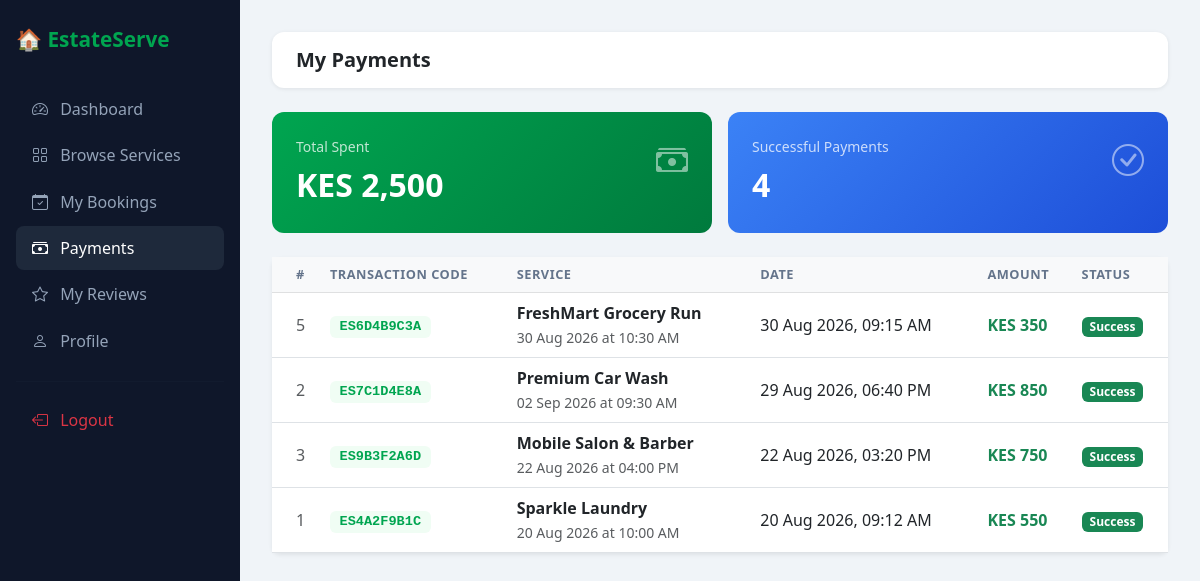
/resident/payments.php (signed in), run on the app's committed database.
### tables this page shows
CREATE TABLE payments (
    id               INT AUTO_INCREMENT PRIMARY KEY,
    booking_id       INT NOT NULL,
    resident_id      INT NOT NULL,
    amount           DECIMAL(10,2) NOT NULL,
    phone            VARCHAR(30) NOT NULL,
    transaction_code VARCHAR(50) NOT NULL,
    status           ENUM('success','pending','failed') NOT NULL DEFAULT 'success',
    paid_at          TIMESTAMP NOT NULL DEFAULT CURRENT_TIMESTAMP,
    CONSTRAINT fk_payments_booking  FOREIGN KEY (booking_id)
        REFERENCES bookings(id) ON DELETE CASCADE,
    CONSTRAINT fk_payments_resident FOREIGN KEY (resident_id)
        REFERENCES users(id)    ON DELETE CASCADE
);

CREATE TABLE services (
    id          INT AUTO_INCREMENT PRIMARY KEY,
    name        VARCHAR(150) NOT NULL,
    category    ENUM('laundry','car_washing','grocery','house_cleaning',
                     'plumbing','food_delivery','salon') NOT NULL,
    description TEXT,
    price       DECIMAL(10,2) NOT NULL DEFAULT 0,
    provider_id INT NULL,
    status      ENUM('available','unavailable') NOT NULL DEFAULT 'available',
    created_at  TIMESTAMP NOT NULL DEFAULT CURRENT_TIMESTAMP,
    CONSTRAINT fk_services_provider FOREIGN KEY (provider_id)
        REFERENCES users(id) ON DELETE SET NULL
);

CREATE TABLE bookings (
    id           INT AUTO_INCREMENT PRIMARY KEY,
    resident_id  INT NOT NULL,
    service_id   INT NOT NULL,
    provider_id  INT NULL,
    booking_date DATE NOT NULL,
    booking_time TIME NOT NULL,
    address      VARCHAR(255) NOT NULL,
    notes        TEXT,
    status       ENUM('pending','confirmed','in_progress','completed','cancelled')
                 NOT NULL DEFAULT 'pending',
    created_at   TIMESTAMP NOT NULL DEFAULT CURRENT_TIMESTAMP,
    CONSTRAINT fk_bookings_resident FOREIGN KEY (resident_id)
        REFERENCES users(id)    ON DELETE CASCADE,
    CONSTRAINT fk_bookings_service  FOREIGN KEY (service_id)
        REFERENCES services(id) ON DELETE CASCADE,
    CONSTRAINT fk_bookings_provider FOREIGN KEY (provider_id)
        REFERENCES users(id)    ON DELETE SET NULL
);

### resident/payments.php (the view, shortened to what this page needs)
<?php
require_once '../includes/db.php';
$user_id = $_SESSION['user_id'];
$payments = $pdo->prepare("
    SELECT p.*, s.name AS service, b.booking_date, b.booking_time
    FROM payments p
    JOIN bookings b ON p.booking_id = b.id
    JOIN services s ON b.service_id = s.id
    WHERE p.resident_id = ?
    ORDER BY p.paid_at DESC
");
$payments->execute([$user_id]);
$payments = $payments->fetchAll();
$total_spent = $pdo->prepare("SELECT COALESCE(SUM(amount),0) FROM payments WHERE resident_id = ? AND status = 'success'");
$total_spent->execute([$user_id]);
$total_spent = $total_spent->fetchColumn();
$total_count = $pdo->prepare("SELECT COUNT(*) FROM payments WHERE resident_id = ? AND status = 'success'");
$total_count->execute([$user_id]);
$total_count = $total_count->fetchColumn();
?>
<!DOCTYPE html>
<html lang="en">
<head>
  <link href="https://cdn.jsdelivr.net/npm/bootstrap@5.3.0/dist/css/bootstrap.min.css" rel="stylesheet">
  <link href="https://cdn.jsdelivr.net/npm/bootstrap-icons@1.10.5/font/bootstrap-icons.css" rel="stylesheet">
</head>
<body>
<div class="sidebar">
  <span class="brand">🏠 EstateServe</span>
  <nav class="nav flex-column">
    <a href="dashboard.php" class="nav-link"><i class="bi bi-speedometer2"></i> Dashboard</a>
    <a href="services.php"  class="nav-link"><i class="bi bi-grid"></i> Browse Services</a>
    <a href="bookings.php"  class="nav-link"><i class="bi bi-calendar-check"></i> My Bookings</a>
    <a href="payments.php"  class="nav-link active"><i class="bi bi-cash-stack"></i> Payments</a>
    <a href="reviews.php"   class="nav-link"><i class="bi bi-star"></i> My Reviews</a>
    <a href="profile.php"   class="nav-link"><i class="bi bi-person"></i> Profile</a>
    <hr style="border-color:#1e293b">
    <a href="../logout.php" class="nav-link text-danger"><i class="bi bi-box-arrow-left"></i> Logout</a>
  </nav>
</div>
<div class="main">
  <div class="topbar">
    <h5 class="mb-0 fw-bold">My Payments</h5>
  </div>
  <div class="row g-3 mb-4">
    <div class="col-md-6">
      <div class="stat-card" style="background:linear-gradient(135deg,#00A550,#007a3d)">
        <div class="d-flex justify-content-between align-items-start">
          <div>
            <div class="opacity-75 small mb-1">Total Spent</div>
            <div class="fs-2 fw-bold">KES <?= number_format($total_spent, 0) ?></div>
          </div>
          <i class="bi bi-cash-stack fs-2 opacity-50"></i>
        </div>
      </div>
    </div>
    <div class="col-md-6">
      <div class="stat-card" style="background:linear-gradient(135deg,#3b82f6,#1d4ed8)">
        <div class="d-flex justify-content-between align-items-start">
          <div>
            <div class="opacity-75 small mb-1">Successful Payments</div>
            <div class="fs-2 fw-bold"><?= $total_count ?></div>
          </div>
          <i class="bi bi-check-circle fs-2 opacity-50"></i>
        </div>
      </div>
    </div>
  </div>
  <div class="card border-0 shadow-sm rounded-3">
    <div class="card-body p-0">
      <?php if (empty($payments)): ?>
        <div class="text-center py-5 text-muted">
          <i class="bi bi-receipt fs-1 d-block mb-3"></i>
          <h5>No payments yet</h5>
          <p>Your payment history will appear here.</p>
          <a href="services.php" class="btn btn-success px-4">Book a Service</a>
        </div>
      <?php else: ?>
      <div class="table-responsive">
        <table class="table table-hover align-middle mb-0">
          <thead class="table-light">
            <tr>
              <th class="ps-4">#</th>
              <th>Transaction Code</th>
              <th>Service</th>
              <th>Date</th>
              <th>Amount</th>
              <th>Status</th>
            </tr>
          </thead>
          <tbody>
            <?php foreach ($payments as $p): ?>
            <tr>
              <td class="ps-4 text-muted"><?= $p['id'] ?></td>
              <td><span class="txn-code"><?= $p['transaction_code'] ?></span></td>
              <td>
                <div class="fw-semibold"><?= htmlspecialchars($p['service']) ?></div>
                <small class="text-muted">
                  <?= date('d M Y', strtotime($p['booking_date'])) ?>
                  at <?= date('h:i A', strtotime($p['booking_time'])) ?>
                </small>
              </td>
              <td><?= date('d M Y, h:i A', strtotime($p['paid_at'])) ?></td>
              <td class="fw-bold text-success">KES <?= number_format($p['amount'], 0) ?></td>
              <td>
                <?php if ($p['status'] === 'success'): ?>
                  <span class="badge bg-success px-2 py-1">Success</span>
                <?php elseif ($p['status'] === 'pending'): ?>
                  <span class="badge bg-warning text-dark px-2 py-1">Pending</span>
                <?php else: ?>
                  <span class="badge bg-danger px-2 py-1">Failed</span>
                <?php endif; ?>
              </td>
            </tr>
            <?php endforeach; ?>
          </tbody>
        </table>
      </div>
      <?php endif; ?>
    </div>
  </div>
</div>
</body>
</html>

### resident/payments.php (style rules this page uses)
body { background: #f0f4f8; }
.sidebar { background: #0f172a; min-height: 100vh; width: 240px; position: fixed; top: 0; left: 0; padding: 1.5rem 1rem; }
.sidebar .brand { color: #00A550; font-weight: 700; font-size: 1.3rem; margin-bottom: 2rem; display: block; }
.sidebar .nav-link { color: #94a3b8; border-radius: 8px; padding: .6rem 1rem; margin-bottom: .2rem; }
.sidebar .nav-link:hover, .sidebar .nav-link.active { background: #1e293b; color: #fff; }
.sidebar .nav-link i { margin-right: 8px; }
.main { margin-left: 240px; padding: 2rem; }
.topbar { background: #fff; border-radius: 12px; padding: 1rem 1.5rem; margin-bottom: 1.5rem; box-shadow: 0 1px 4px rgba(0,0,0,.08); }
.stat-card { border: none; border-radius: 12px; padding: 1.5rem; color: #fff; }
.table th { font-size: .8rem; text-transform: uppercase; letter-spacing: .04em; color: #64748b; }
.txn-code { font-family: monospace; background: #f0fdf4; color: #00A550; padding: .2rem .6rem; border-radius: 6px; font-size: .85rem; font-weight: 600; }

### data on the page
payments: id "5", transaction_code "ES6D4B9C3A", services.name "FreshMart Grocery Run", booking.booking_date "30 Aug 2026", booking.booking_time "10:30 AM", paid_at "30 Aug 2026, 09:15 AM", amount "350", status "Success"
payments: id "2", transaction_code "ES7C1D4E8A", services.name "Premium Car Wash", booking.booking_date "02 Sep 2026", booking.booking_time "09:30 AM", paid_at "29 Aug 2026, 06:40 PM", amount "850", status "Success"
payments: id "3", transaction_code "ES9B3F2A6D", services.name "Mobile Salon & Barber", booking.booking_date "22 Aug 2026", booking.booking_time "04:00 PM", paid_at "22 Aug 2026, 03:20 PM", amount "750", status "Success"
payments: id "1", transaction_code "ES4A2F9B1C", services.name "Sparkle Laundry", booking.booking_date "20 Aug 2026", booking.booking_time "10:00 AM", paid_at "20 Aug 2026, 09:12 AM", amount "550", status "Success"

### other printed values
$total_spent "2,500"
$total_count "4"
